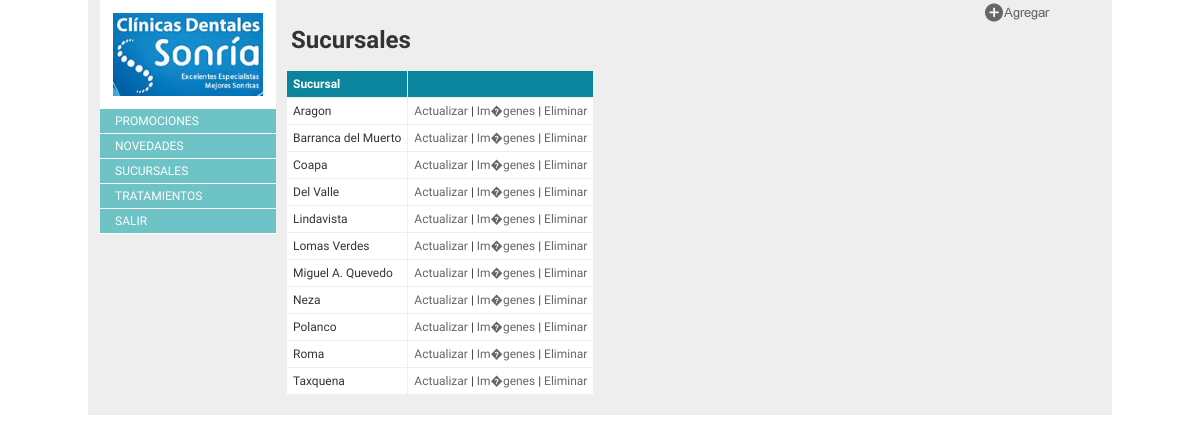
Page /admin/sucursales.php (signed in) on the committed database.
### tables this page shows
CREATE TABLE `sucursales` (
  `sucursal_id` int(11) NOT NULL,
  `sucursal` varchar(200) NOT NULL,
  `sucursal_direccion` text,
  `sucursal_tel` varchar(100) DEFAULT NULL,
  `sucursal_mapa` text
);

### admin/sucursales.php (the view, shortened to what this page needs)
<?php require_once('../Connections/conn_sonria.php'); ?>
<?php
mysqli_select_db($conn_sonria, $database_conn_sonria);
$query_sucursales = "SELECT * FROM sucursales ORDER BY sucursal ASC";
$sucursales = mysqli_query($conn_sonria, $query_sucursales) or die(mysql_error());
$row_sucursales = mysqli_fetch_array($sucursales);
?>
<!DOCTYPE html PUBLIC "-//W3C//DTD XHTML 1.0 Transitional//EN" "http://www.w3.org/TR/xhtml1/DTD/xhtml1-transitional.dtd">
<html xmlns="http://www.w3.org/1999/xhtml">
<head>
<link href="css/twoColLiqLt.css" rel="stylesheet" type="text/css" />
</head>
<body>
<div class="container">
  <?php include("menu.php")?>
    <div class="content">
    <div class="add"><a href="sucursales_subir.php"><img src="add.png" alt="Añadir" /></a></div>
    <p>&nbsp;</p>
    <h1>Sucursales</h1>
    <table cellpadding="6" cellspacing="1" class="tabla_usuarios">
    <tr class="barra_inf">
        <td><strong>Sucursal</strong></td>
        <td>&nbsp;</td>
      </tr>
      <?php do { ?>
        <tr class="fila">
          <td><?php echo $row_sucursales['sucursal']; ?></td>
          <td><a href="sucursales_actualizar.php?id=<?php echo $row_sucursales['sucursal_id']; ?>">Actualizar</a> | <a href="imagenes.php?id=<?php echo $row_sucursales['sucursal_id']; ?>">Im�genes</a> | <a href="sucursales_eliminar.php?id=<?php echo $row_sucursales['sucursal_id']; ?>">Eliminar</a></td>
        </tr>
        <?php } while ($row_sucursales = mysqli_fetch_array($sucursales)); ?>
    </table>
    </div>
  </div>
</body>
</html>

### admin/css/twoColLiqLt.css (style rules this page uses)
body { font-family: 'Oxygen', sans-serif; font-size:12px; background: #FFF; margin: 0; padding: 0; color: #333; }
h1, h2, h3, h4, h5, h6, p { margin-top: 0; padding-right: 15px; padding-left: 15px; }
a img { border: none; }
a:link { color: #666; text-decoration: none; }
.container { width: 1024px; background: #EEEEEE; margin: 0 auto; overflow: hidden; }
.add { float:right; margin-right:50px; }
.content { width: 824px; float: left; background: #EEEEEE; padding-bottom:10px; }
.barra_inf { padding-left:5px; padding-right:5px; background-color:#0B859E; color:#FFFFFF; }
.tabla_usuarios { border-color:#CCCCCC; margin-left:10px; margin-bottom: 10px; float:left; }
.fila { background:#fff; cursor: default; }

### rows in the picture
sucursales: sucursal "Aragon"
sucursales: sucursal "Barranca del Muerto"
sucursales: sucursal "Coapa"
sucursales: sucursal "Del Valle"
sucursales: sucursal "Lindavista"
sucursales: sucursal "Lomas Verdes"
sucursales: sucursal "Miguel A. Quevedo"
sucursales: sucursal "Neza"
sucursales: sucursal "Polanco"
sucursales: sucursal "Roma"
sucursales: sucursal "Taxquena"
